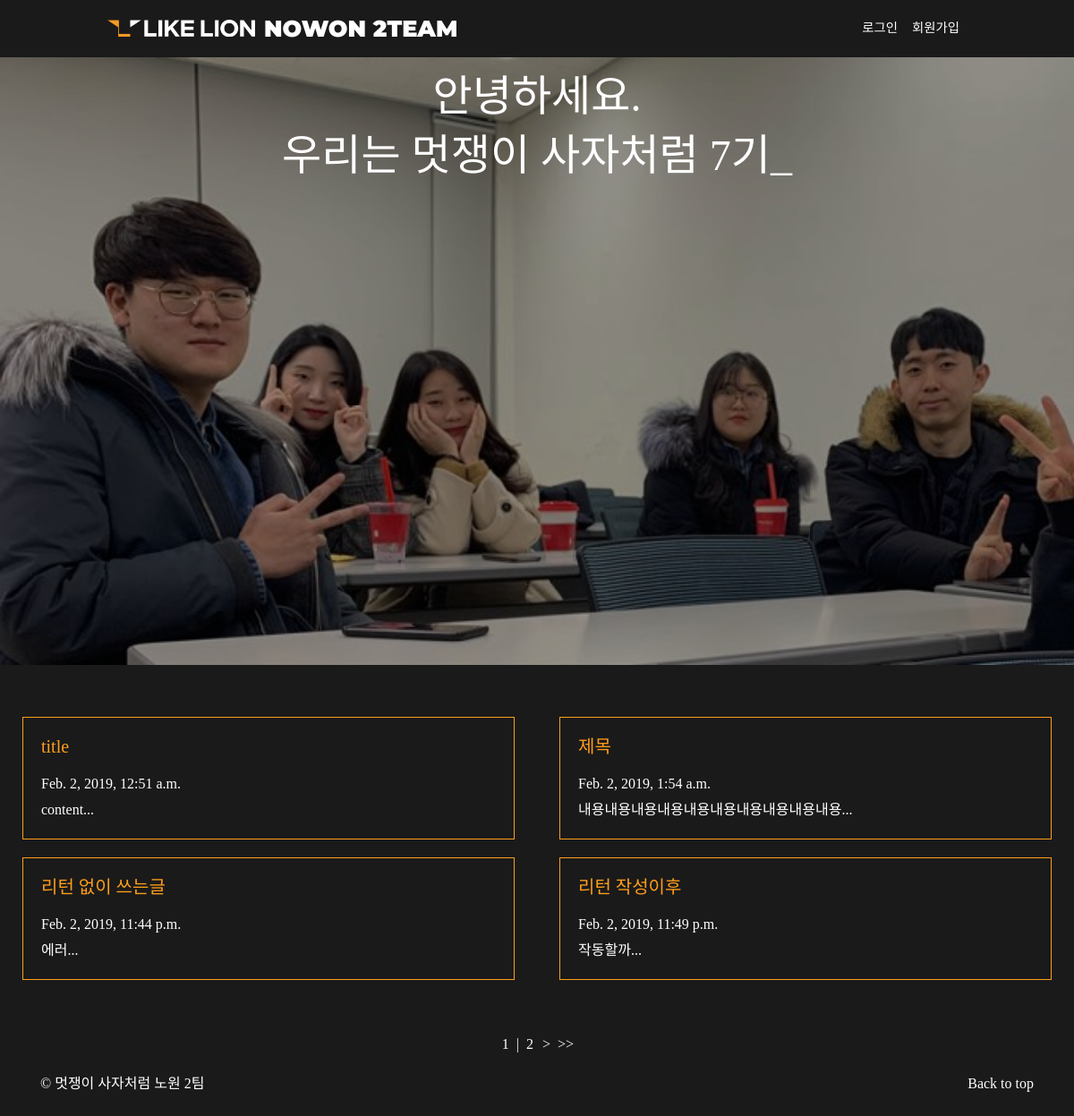
The page / on the database its author committed.
### blog/models.py (models this page shows, shortened)
class Blog(models.Model):
    title = models.CharField(max_length=200)
    pub_date = models.DateTimeField('date published')
    body = models.TextField()
    def summary(self):
        return self.body[:20]

### blog/views.py (the view)
# urls.py: path('', blog.views.home, name="home"),
def home(request):
    blogs = Blog.objects
    blog_list = Blog.objects.all()
    paginator = Paginator(blog_list, 4)
    page = request.GET.get('page')
    posts = paginator.get_page(page)
    return render(request, 'home.html', {'blogs' : blogs, 'posts' : posts})

### blog/templates/home.html (shortened to what this page needs)
{% extends 'base.html' %}
{% block contents %}
{% load staticfiles %}
<div class="container" id="index-con">
<div class="main-img"></div>
<div class="main-text">
    <div class="row">
        <div class="col-md-12">
            <span id="texts"></span>
        </div>
    </div>
</div>
<div class="row card-row">
{% for blog in posts %}
<div class="col-md-6 cardbox">
<a href="{%url 'detail' blog.id%}" class="card-link">
    <div class="card" style="width: auto; margin: 10px;">
        <div class="card-body">
            <h5 class="card-title">{{blog.title}}</h5>
            <h6 class="card-subtitle mb-2 text-muted">{{blog.pub_date}}</h6>
            <p class="card-text">{{blog.summary}}...</p>
        </div>
    </div>
</a>
</div>
{%endfor%}
</div>
    <div class="page-box mx-auto">
        <span >
        <span>{{posts.number}}</span>
        <span>|</span>
        <span>{{posts.paginator.num_pages}}</span>
        </span>
        {%if posts.has_next%}
        <a href="?page={{posts.next_page_number}}" >&gt;</a>
        <a href="?page={{posts.paginator.num_pages}}">&gt;&gt;</a>
        {%endif%}
    </div>
</div>
{% endblock %}

### blog/templates/base.html (shortened to what this page needs)
{% load staticfiles %}
<head>
<link rel="stylesheet" href="https://stackpath.bootstrapcdn.com/bootstrap/4.2.1/css/bootstrap.min.css">
<link rel="stylesheet" type="text/css" href="{% static 'css/style.css' %}" />
</head>
<body>
<nav class="navbar navbar-expand-lg navbar-dark bg-dark fixed-top">
 <a class="navbar-brand" href="{%url 'home' %}"> <div class="logo"></div>NOWON 2TEAM</a>
  <div class="collapse navbar-collapse justify-content-end" id="navbarSupportedContent">
    <ul class="navbar-nav">
    {% if user.is_authenticated %}
      <li class="nav-item dropdown">
        <a class="nav-link dropdown-toggle" href="#" id="navbarDropdown" role="button" data-toggle="dropdown" aria-haspopup="true" aria-expanded="false">
         {{ user.username }}
        </a>
        <div class="dropdown-menu" aria-labelledby="navbarDropdown">
          <a class="dropdown-item" id="logoutbtn" href="#">로그아웃</a>
          <form id="logout" method="POST" action="{% url 'logout' %}">
          {% csrf_token %} <input type="hidden"/>
          </form>
        </div>
        <script>
          $('#logoutbtn').on("click", function(){
            $('#logout').submit();
          });
        </script>
      </li>
      <li class="nav-item">
        <a class="nav-link" href="{% url 'newblog' %}">글쓰기<span class="sr-only">(current)</span></a>
      </li>
      <li class="nav-item">
        <a class="nav-link" href="{% url 'portfolio' %}">활동사진</a>
      </li>
    {% else %}
      <li class="nav-item">
        <a class="nav-link" href="{% url 'login' %}">로그인<span class="sr-only">(current)</span></a>
      </li>
      <li class="nav-item">
        <a class="nav-link" href="{% url 'signup' %}">회원가입<span class="sr-only">(current)</span></a>
      </li>
    {% endif %}
    </ul>
  </div>
</nav>
{% block contents %}
{% endblock %}
<footer class="text-muted">
  <div class="container">
    <p class="float-right">
      <a href="#" class="back-btn">Back to top</a>
    </p>
    <p>&copy; 멋쟁이 사자처럼 노원 2팀 </p>
  </div>
</footer>
</body>

### blog/static/css/style.css (style rules this page uses)
* { font-family: 'Spoqa Han Sans', 'Spoqa Han Sans JP', 'Sans-serif'; }
p, h1 { color: white!important; }
body { margin-top:57px; margin-bottom:57px; background: #1a1a1a; }
#index-con { margin: 0px; padding: 0px; max-width: 100%!important; }
.navbar { background: #1a1a1a!important; padding: 8px 10%; }
.nav-link { color: white!important; font-weight: 100; font-size: 0.9rem; }
.logo { width: 165px; height: 19px; margin-right: 10px; background: url(/static/basiclogo_E_H_W.png); background-size: cover; display: inline-block; }
.navbar-brand { font-size: 1.6rem; font-weight: 900; font-family: 'Montserrat', sans-serif; }
.main-img { margin: 0px; background: url(/static/bgimg/bg.jpg); background-size: cover; background-repeat: no-repeat; width: 100%; height: 100%; position: relative; background-attachment: fixed; filter: grayscale(50%); -webkit-filter: grayscale(50%); filter: brightness(60%); -webkit-filter: brightness(60%); }
.main-text { padding: 2% 5%; text-align: center; position: relative; top: -43rem; color: white; height: 0px; }
a .card-title, .card-body { color: black; }
.page-box { margin-top: 50px; }
.row { margin-right: 0px!important; margin-left: 0px!important; }
.card { background: transparent; border-radius: 0; border: 1px solid #FF9E1B; color: #FF9E1B; }
h5.card-title { color: #FF9E1B; }
.page-box { color: white; text-align: center; width: 200px; }
.page-box span { margin: 0px 2px; }
.page-box a { color: white; margin: 0px 2px; }
.back-btn { color: white; }
.text-muted { color:white!important; margin-top: 20px; }

### rows shown on the page
Blog: title "title", pub_date "Feb. 2, 2019, 12:51 a.m.", summary "content"
Blog: title "제목", pub_date "Feb. 2, 2019, 1:54 a.m.", summary "내용내용내용내용내용내용내용내용내용내용"
Blog: title "리턴 없이 쓰는글", pub_date "Feb. 2, 2019, 11:44 p.m.", summary "에러"
Blog: title "리턴 작성이후", pub_date "Feb. 2, 2019, 11:49 p.m.", summary "작동할까"

### other values the page prints
{{ posts.number }} "1"
{{ posts.paginator.num_pages }} "2"
